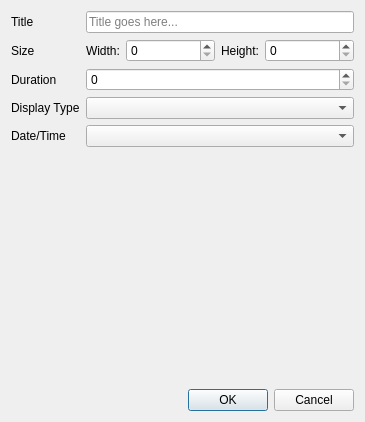
<?xml version="1.0" encoding="UTF-8"?>
<ui version="4.0">
 <class>displayItemPreset</class>
 <widget class="QDialog" name="displayItemPreset">
  <property name="geometry">
   <rect>
    <x>0</x>
    <y>0</y>
    <width>365</width>
    <height>422</height>
   </rect>
  </property>
  <property name="sizeIncrement">
   <size>
    <width>0</width>
    <height>0</height>
   </size>
  </property>
  <property name="windowTitle">
   <string>Preset</string>
  </property>
  <layout class="QVBoxLayout" name="verticalLayout">
   <item>
    <layout class="QGridLayout" name="gridLayout">
     <item row="0" column="0">
      <widget class="QLabel" name="label">
       <property name="text">
        <string>Title</string>
       </property>
      </widget>
     </item>
     <item row="0" column="1">
      <widget class="QLineEdit" name="m_leDescription">
       <property name="placeholderText">
        <string>Title goes here...</string>
       </property>
      </widget>
     </item>
     <item row="1" column="0">
      <widget class="QLabel" name="label_2">
       <property name="text">
        <string>Size</string>
       </property>
      </widget>
     </item>
     <item row="2" column="1">
      <widget class="QSpinBox" name="m_spDuration"/>
     </item>
     <item row="2" column="0">
      <widget class="QLabel" name="label_4">
       <property name="text">
        <string>Duration</string>
       </property>
      </widget>
     </item>
     <item row="3" column="0">
      <widget class="QLabel" name="label_6">
       <property name="text">
        <string>Display Type</string>
       </property>
      </widget>
     </item>
     <item row="3" column="1">
      <widget class="QComboBox" name="comboDisplayType"/>
     </item>
     <item row="1" column="1">
      <layout class="QHBoxLayout" name="horizontalLayout" stretch="0,1,0,1">
       <item>
        <widget class="QLabel" name="label_5">
         <property name="text">
          <string>Width:</string>
         </property>
        </widget>
       </item>
       <item>
        <widget class="QSpinBox" name="m_spWidth"/>
       </item>
       <item>
        <widget class="QLabel" name="label_3">
         <property name="text">
          <string>Height:</string>
         </property>
        </widget>
       </item>
       <item>
        <widget class="QSpinBox" name="m_spHeight"/>
       </item>
      </layout>
     </item>
     <item row="4" column="0">
      <widget class="QLabel" name="label_7">
       <property name="text">
        <string>Date/Time</string>
       </property>
      </widget>
     </item>
     <item row="4" column="1">
      <widget class="QComboBox" name="comboDateTimeDisplay"/>
     </item>
    </layout>
   </item>
   <item>
    <spacer name="verticalSpacer">
     <property name="orientation">
      <enum>Qt::Vertical</enum>
     </property>
     <property name="sizeHint" stdset="0">
      <size>
       <width>20</width>
       <height>40</height>
      </size>
     </property>
    </spacer>
   </item>
   <item>
    <layout class="QHBoxLayout" name="horizontalLayout_2">
     <item>
      <spacer name="horizontalSpacer">
       <property name="orientation">
        <enum>Qt::Horizontal</enum>
       </property>
       <property name="sizeHint" stdset="0">
        <size>
         <width>40</width>
         <height>20</height>
        </size>
       </property>
      </spacer>
     </item>
     <item>
      <widget class="QDialogButtonBox" name="buttonBox">
       <property name="locale">
        <locale language="English" country="UnitedStates"/>
       </property>
       <property name="standardButtons">
        <set>QDialogButtonBox::Cancel|QDialogButtonBox::Ok</set>
       </property>
      </widget>
     </item>
    </layout>
   </item>
  </layout>
 </widget>
 <layoutdefault spacing="6" margin="11"/>
 <resources/>
 <connections/>
</ui>
